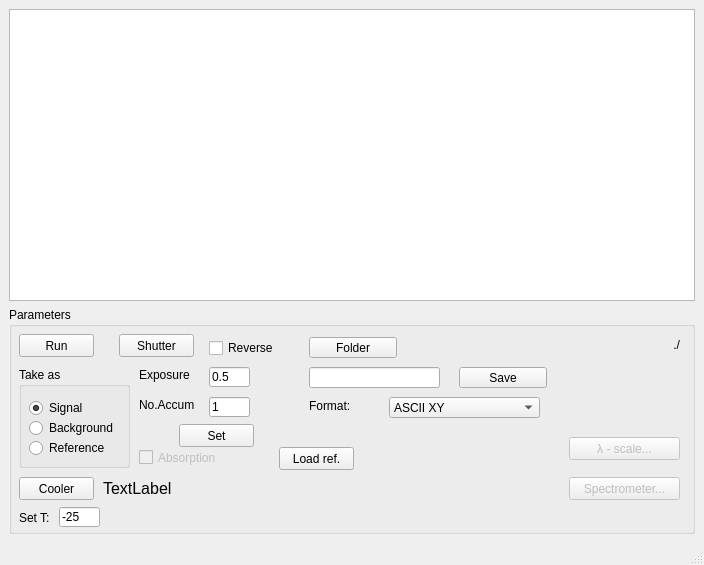
<?xml version="1.0" encoding="UTF-8"?>
<ui version="4.0">
 <class>MainWindow</class>
 <widget class="QMainWindow" name="MainWindow">
  <property name="geometry">
   <rect>
    <x>0</x>
    <y>0</y>
    <width>704</width>
    <height>565</height>
   </rect>
  </property>
  <property name="windowTitle">
   <string>Andor iDus</string>
  </property>
  <property name="windowIcon">
   <iconset>
    <normaloff>Andor.ico</normaloff>Andor.ico</iconset>
  </property>
  <widget class="QWidget" name="centralwidget">
   <layout class="QVBoxLayout" name="verticalLayout_2">
    <item>
     <widget class="PlotWidget" name="graphicsView">
      <property name="minimumSize">
       <size>
        <width>0</width>
        <height>150</height>
       </size>
      </property>
     </widget>
    </item>
    <item>
     <layout class="QHBoxLayout" name="horizontalLayout">
      <item>
       <widget class="QGroupBox" name="ParamBox">
        <property name="minimumSize">
         <size>
          <width>270</width>
          <height>227</height>
         </size>
        </property>
        <property name="maximumSize">
         <size>
          <width>16777215</width>
          <height>16777215</height>
         </size>
        </property>
        <property name="title">
         <string>Parameters</string>
        </property>
        <widget class="QPushButton" name="runButt">
         <property name="geometry">
          <rect>
           <x>10</x>
           <y>27</y>
           <width>75</width>
           <height>23</height>
          </rect>
         </property>
         <property name="text">
          <string>Run</string>
         </property>
         <property name="checkable">
          <bool>true</bool>
         </property>
        </widget>
        <widget class="QLabel" name="label_12">
         <property name="geometry">
          <rect>
           <x>130</x>
           <y>60</y>
           <width>61</width>
           <height>16</height>
          </rect>
         </property>
         <property name="text">
          <string>Exposure</string>
         </property>
        </widget>
        <widget class="QLabel" name="label_13">
         <property name="geometry">
          <rect>
           <x>130</x>
           <y>90</y>
           <width>61</width>
           <height>16</height>
          </rect>
         </property>
         <property name="text">
          <string>No.Accum</string>
         </property>
        </widget>
        <widget class="QLineEdit" name="expEdit">
         <property name="geometry">
          <rect>
           <x>200</x>
           <y>60</y>
           <width>41</width>
           <height>20</height>
          </rect>
         </property>
         <property name="text">
          <string>0.5</string>
         </property>
        </widget>
        <widget class="QLineEdit" name="noAccEdit">
         <property name="geometry">
          <rect>
           <x>200</x>
           <y>90</y>
           <width>41</width>
           <height>20</height>
          </rect>
         </property>
         <property name="text">
          <string>1</string>
         </property>
        </widget>
        <widget class="QPushButton" name="setParmsButt">
         <property name="enabled">
          <bool>true</bool>
         </property>
         <property name="geometry">
          <rect>
           <x>170</x>
           <y>117</y>
           <width>75</width>
           <height>23</height>
          </rect>
         </property>
         <property name="text">
          <string>Set</string>
         </property>
         <property name="checkable">
          <bool>false</bool>
         </property>
        </widget>
        <widget class="QPushButton" name="locButt">
         <property name="geometry">
          <rect>
           <x>300</x>
           <y>30</y>
           <width>88</width>
           <height>21</height>
          </rect>
         </property>
         <property name="text">
          <string>Folder</string>
         </property>
        </widget>
        <widget class="QLabel" name="locLabel">
         <property name="geometry">
          <rect>
           <x>410</x>
           <y>27</y>
           <width>261</width>
           <height>21</height>
          </rect>
         </property>
         <property name="text">
          <string>./</string>
         </property>
         <property name="alignment">
          <set>Qt::AlignRight|Qt::AlignTrailing|Qt::AlignVCenter</set>
         </property>
        </widget>
        <widget class="QLineEdit" name="nameEdit">
         <property name="geometry">
          <rect>
           <x>300</x>
           <y>60</y>
           <width>131</width>
           <height>21</height>
          </rect>
         </property>
        </widget>
        <widget class="QPushButton" name="saveButt">
         <property name="geometry">
          <rect>
           <x>450</x>
           <y>60</y>
           <width>88</width>
           <height>21</height>
          </rect>
         </property>
         <property name="text">
          <string>Save</string>
         </property>
        </widget>
        <widget class="QLabel" name="label">
         <property name="geometry">
          <rect>
           <x>300</x>
           <y>90</y>
           <width>58</width>
           <height>18</height>
          </rect>
         </property>
         <property name="text">
          <string>Format:</string>
         </property>
        </widget>
        <widget class="QComboBox" name="formatCombo">
         <property name="geometry">
          <rect>
           <x>380</x>
           <y>90</y>
           <width>151</width>
           <height>21</height>
          </rect>
         </property>
         <item>
          <property name="text">
           <string>ASCII XY</string>
          </property>
         </item>
         <item>
          <property name="text">
           <string>ASCII X</string>
          </property>
         </item>
         <item>
          <property name="text">
           <string>float x</string>
          </property>
         </item>
         <item>
          <property name="text">
           <string>double x</string>
          </property>
         </item>
        </widget>
        <widget class="QGroupBox" name="pwrRadioBox">
         <property name="geometry">
          <rect>
           <x>10</x>
           <y>60</y>
           <width>111</width>
           <height>101</height>
          </rect>
         </property>
         <property name="title">
          <string>Take as</string>
         </property>
         <widget class="QRadioButton" name="backChk">
          <property name="geometry">
           <rect>
            <x>10</x>
            <y>50</y>
            <width>101</width>
            <height>22</height>
           </rect>
          </property>
          <property name="text">
           <string>Background</string>
          </property>
         </widget>
         <widget class="QRadioButton" name="sigChk">
          <property name="geometry">
           <rect>
            <x>10</x>
            <y>30</y>
            <width>101</width>
            <height>22</height>
           </rect>
          </property>
          <property name="text">
           <string>Signal</string>
          </property>
          <property name="checked">
           <bool>true</bool>
          </property>
         </widget>
         <widget class="QRadioButton" name="refChk">
          <property name="geometry">
           <rect>
            <x>10</x>
            <y>70</y>
            <width>101</width>
            <height>22</height>
           </rect>
          </property>
          <property name="text">
           <string>Reference</string>
          </property>
         </widget>
        </widget>
        <widget class="QCheckBox" name="absChk">
         <property name="enabled">
          <bool>false</bool>
         </property>
         <property name="geometry">
          <rect>
           <x>130</x>
           <y>140</y>
           <width>91</width>
           <height>21</height>
          </rect>
         </property>
         <property name="text">
          <string>Absorption</string>
         </property>
        </widget>
        <widget class="QLabel" name="expLabel">
         <property name="geometry">
          <rect>
           <x>246</x>
           <y>33</y>
           <width>47</width>
           <height>13</height>
          </rect>
         </property>
         <property name="text">
          <string/>
         </property>
        </widget>
        <widget class="QLabel" name="noAccLabel">
         <property name="geometry">
          <rect>
           <x>248</x>
           <y>64</y>
           <width>47</width>
           <height>13</height>
          </rect>
         </property>
         <property name="text">
          <string/>
         </property>
        </widget>
        <widget class="QLineEdit" name="tempEdit">
         <property name="geometry">
          <rect>
           <x>50</x>
           <y>200</y>
           <width>41</width>
           <height>20</height>
          </rect>
         </property>
         <property name="text">
          <string>-25</string>
         </property>
        </widget>
        <widget class="QLabel" name="label_2">
         <property name="geometry">
          <rect>
           <x>10</x>
           <y>202</y>
           <width>41</width>
           <height>17</height>
          </rect>
         </property>
         <property name="text">
          <string>Set T:</string>
         </property>
        </widget>
        <widget class="QPushButton" name="coolButt">
         <property name="geometry">
          <rect>
           <x>10</x>
           <y>170</y>
           <width>75</width>
           <height>23</height>
          </rect>
         </property>
         <property name="text">
          <string>Cooler</string>
         </property>
         <property name="checkable">
          <bool>true</bool>
         </property>
        </widget>
        <widget class="QLabel" name="tempLabel">
         <property name="geometry">
          <rect>
           <x>94</x>
           <y>171</y>
           <width>171</width>
           <height>21</height>
          </rect>
         </property>
         <property name="font">
          <font>
           <family>Arial</family>
           <pointsize>12</pointsize>
          </font>
         </property>
         <property name="text">
          <string>TextLabel</string>
         </property>
        </widget>
        <widget class="QPushButton" name="shutButt">
         <property name="geometry">
          <rect>
           <x>110</x>
           <y>27</y>
           <width>75</width>
           <height>23</height>
          </rect>
         </property>
         <property name="text">
          <string>Shutter</string>
         </property>
         <property name="checkable">
          <bool>true</bool>
         </property>
        </widget>
        <widget class="QPushButton" name="spectromButt">
         <property name="enabled">
          <bool>false</bool>
         </property>
         <property name="geometry">
          <rect>
           <x>560</x>
           <y>170</y>
           <width>111</width>
           <height>23</height>
          </rect>
         </property>
         <property name="text">
          <string>Spectrometer...</string>
         </property>
         <property name="checkable">
          <bool>true</bool>
         </property>
        </widget>
        <widget class="QPushButton" name="lambdaButt">
         <property name="enabled">
          <bool>false</bool>
         </property>
         <property name="geometry">
          <rect>
           <x>560</x>
           <y>130</y>
           <width>111</width>
           <height>23</height>
          </rect>
         </property>
         <property name="text">
          <string>λ - scale...</string>
         </property>
         <property name="checkable">
          <bool>true</bool>
         </property>
        </widget>
        <widget class="QPushButton" name="loadRefButt">
         <property name="enabled">
          <bool>true</bool>
         </property>
         <property name="geometry">
          <rect>
           <x>270</x>
           <y>140</y>
           <width>75</width>
           <height>23</height>
          </rect>
         </property>
         <property name="text">
          <string>Load ref.</string>
         </property>
         <property name="checkable">
          <bool>false</bool>
         </property>
        </widget>
        <widget class="QCheckBox" name="reverseChk">
         <property name="geometry">
          <rect>
           <x>200</x>
           <y>30</y>
           <width>85</width>
           <height>22</height>
          </rect>
         </property>
         <property name="text">
          <string>Reverse</string>
         </property>
        </widget>
       </widget>
      </item>
     </layout>
    </item>
   </layout>
  </widget>
  <widget class="QMenuBar" name="menubar">
   <property name="geometry">
    <rect>
     <x>0</x>
     <y>0</y>
     <width>704</width>
     <height>30</height>
    </rect>
   </property>
  </widget>
  <widget class="QStatusBar" name="statusbar"/>
 </widget>
 <customwidgets>
  <customwidget>
   <class>PlotWidget</class>
   <extends>QGraphicsView</extends>
   <header>pyqtgraph</header>
  </customwidget>
 </customwidgets>
 <tabstops>
  <tabstop>expEdit</tabstop>
  <tabstop>runButt</tabstop>
 </tabstops>
 <resources/>
 <connections/>
</ui>
